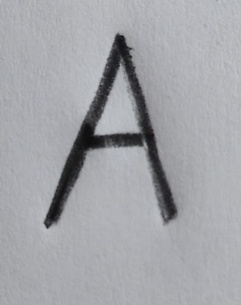
#> input picture 1.jpeg, 241 x 305 px, shrunk from 446 x 565 before the run
$ jupyter execute Preprocesamiento.ipynb
#> lines starting #> are read from the running program, lines starting #| are printed output that depends on the picture; after the words box and inside, x2 and y2 are one past the last pixel; in counts of white or black regions, pixels touching at a corner belong together
# Preprocesamiento

[cell 1]
import cv2
import matplotlib.pyplot as plt
import os

# Crear directorio de resultados si no existe
os.makedirs('resultados', exist_ok=True)

# Lista de imágenes a procesar
imagenes = ['1.jpeg', '2.jpeg', '3.jpeg', '4.jpeg', '5.jpeg', '6.jpeg', '7.jpeg','8.jpeg', '9.jpeg', '10.jpeg']

for nombre_img in imagenes:
    try:
        # 1. Leer imagen
        img = cv2.imread(nombre_img)
#> img is the input picture: shape (305, 241, 3); mean B, G, R 168.7, 164.3, 163.4
        if img is None:
            print(f"Error: No se pudo cargar la imagen {nombre_img}")
            continue

        # 2. Convertir a escala de grises
        gray = cv2.cvtColor(img, cv2.COLOR_BGR2GRAY)

        # 3. Filtro de mediana (reduce ruido sal/pimienta)
        median = cv2.medianBlur(gray, 3)

        # 4. Filtro bilateral (suaviza pero preserva bordes)
        bilateral = cv2.bilateralFilter(median, d=9, sigmaColor=75, sigmaSpace=75)

        # 5. Binarización (Otsu)
        _, thresh = cv2.threshold(bilateral, 0, 255, cv2.THRESH_BINARY + cv2.THRESH_OTSU)
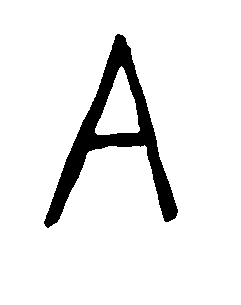
#> thresh: shape (305, 241); 92.2% white; 1 black region, box (x1, y1, x2, y2) and area: (44, 34, 178, 228) 5768

        # 6. Operaciones morfológicas para limpiar el texto
        kernel = cv2.getStructuringElement(cv2.MORPH_RECT, (2,2))
        morph = cv2.morphologyEx(thresh, cv2.MORPH_OPEN, kernel)
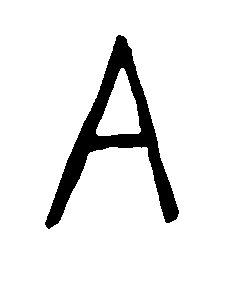
#> morph: shape (305, 241); 92.2% white; 1 black region, box (x1, y1, x2, y2) and area: (45, 35, 179, 229) 5770

        # Crear directorio para los resultados de esta imagen
        img_name = os.path.splitext(nombre_img)[0]
        os.makedirs(f'resultados/{img_name}', exist_ok=True)

        # Guardar resultados
        cv2.imwrite(f"resultados/{img_name}/0_original.jpg", img)
        cv2.imwrite(f"resultados/{img_name}/1_grises.jpg", gray)
        cv2.imwrite(f"resultados/{img_name}/2_mediana.jpg", median)
        cv2.imwrite(f"resultados/{img_name}/3_bilateral.jpg", bilateral)
        cv2.imwrite(f"resultados/{img_name}/4_binarizada_otsu.jpg", thresh)
        cv2.imwrite(f"resultados/{img_name}/5_morfologia.jpg", morph)

        # Mostrar resultados
        titles = ['Original', 'Grises', 'Mediana', 'Bilateral', 'Binarización', 'Morfología']
        images = [cv2.cvtColor(img, cv2.COLOR_BGR2RGB), gray, median, bilateral, thresh, morph]

        plt.figure(figsize=(15, 5))
        for i in range(len(images)):
            plt.subplot(2, 3, i+1)
            if i == 0:
                plt.imshow(images[i])
            else:
                plt.imshow(images[i], cmap='gray')
            plt.title(f"{titles[i]} - {img_name}")
            plt.axis('off')
#> this loop made 6 passes
        plt.tight_layout()
        plt.show()
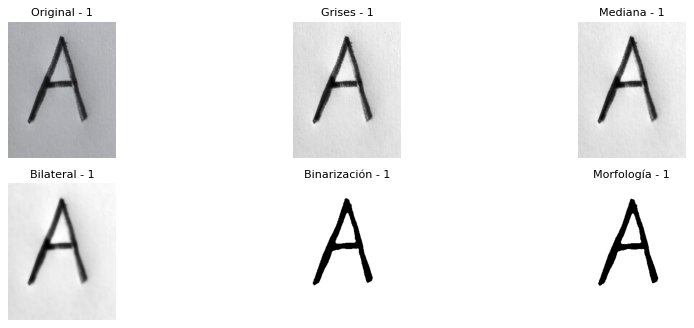
#> figure drawn by matplotlib, 6 panels

        print(f"Procesamiento completado para: {nombre_img}")
        print("-" * 50)

    except Exception as e:
        print(f"Error procesando {nombre_img}: {str(e)}")
#> pass 2 of the loop `for nombre_img in imagenes:`:
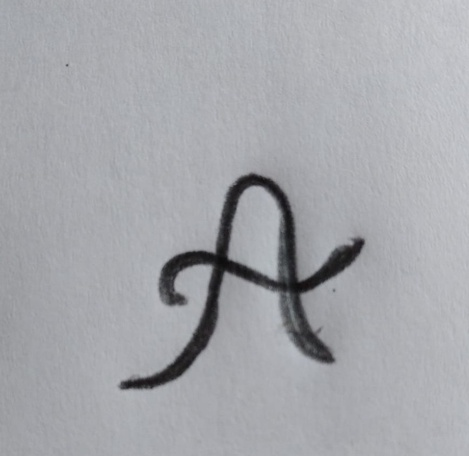
#> input picture 2.jpeg, 469 x 456 px, shrunk from 870 x 845 before the run
#> img is the input picture: shape (456, 469, 3); mean B, G, R 171.3, 166.7, 165.5
#> gray: shape (456, 469)
#> median: shape (456, 469)
#> bilateral: shape (456, 469)
#> `_, thresh = cv2.threshold(bilateral, 0, 255, cv2.THRESH_BINARY + cv2.T..`:
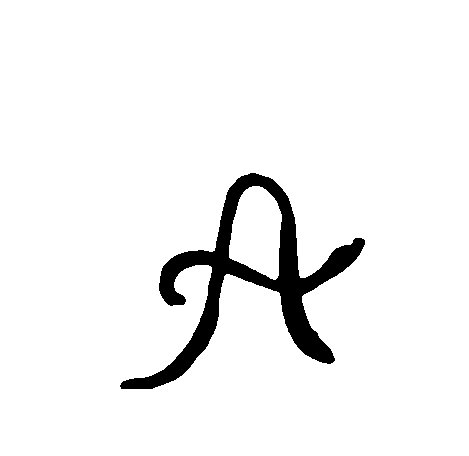
#> thresh: shape (456, 469); 94.9% white; 1 black region, box (x1, y1, x2, y2) and area: (120, 173, 365, 389) 10873
#> morph: shape (456, 469); 94.9% white; 1 black region, box (x1, y1, x2, y2) and area: (121, 174, 366, 390) 10873
#> the loop `for i in range(len(images)):` made 6 passes
#> `plt.show()`:
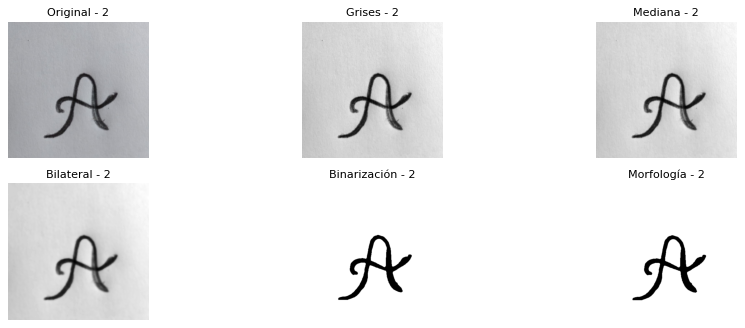
#> figure drawn by matplotlib, 6 panels
#> pass 3 of the loop `for nombre_img in imagenes:`:
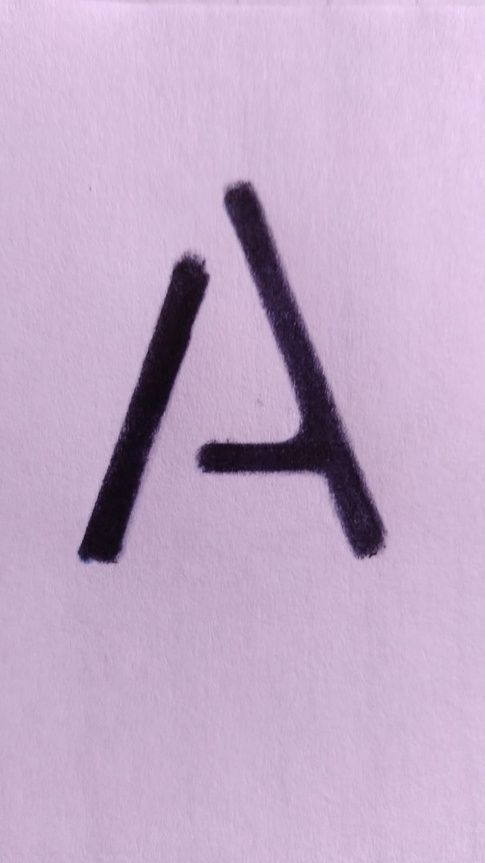
#> input picture 3.jpeg, 485 x 863 px, shrunk from 900 x 1600 before the run
#> img is the input picture: shape (863, 485, 3); mean B, G, R 200.8, 171.7, 195.2
#> gray: shape (863, 485)
#> median: shape (863, 485)
#> bilateral: shape (863, 485)
#> `_, thresh = cv2.threshold(bilateral, 0, 255, cv2.THRESH_BINARY + cv2.T..`:
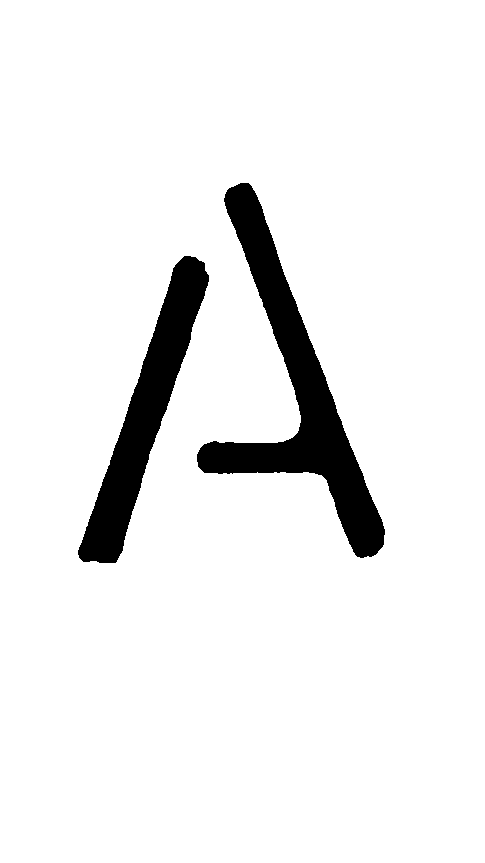
#> thresh: shape (863, 485); 93.1% white; 2 black regions, box (x1, y1, x2, y2) and area: (197, 183, 385, 558) 17003, (78, 256, 209, 563) 11670
#> morph: shape (863, 485); 93.1% white; 2 black regions, box (x1, y1, x2, y2) and area: (198, 184, 386, 559) 17004, (79, 257, 210, 564) 11670
#> `plt.show()`:
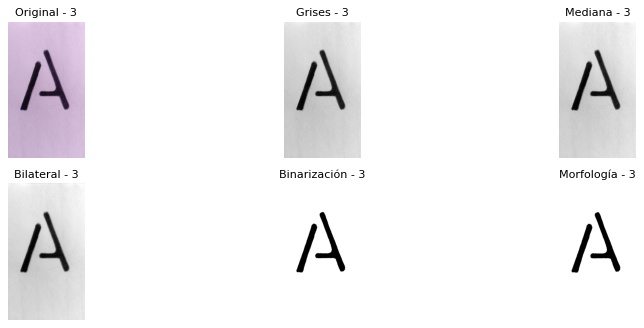
#> figure drawn by matplotlib, 6 panels
#> the loop made 10 passes; the first 3 are shown

print("¡Procesamiento de todas las imágenes completado!")
